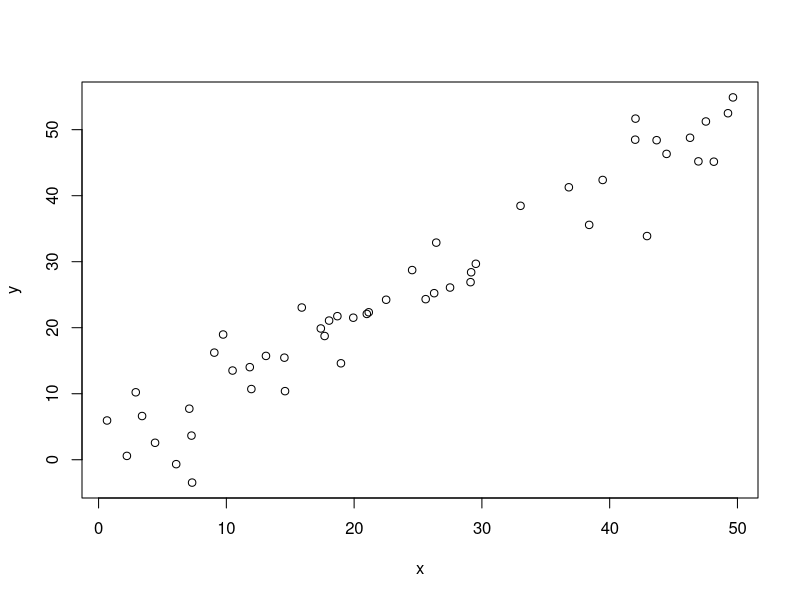
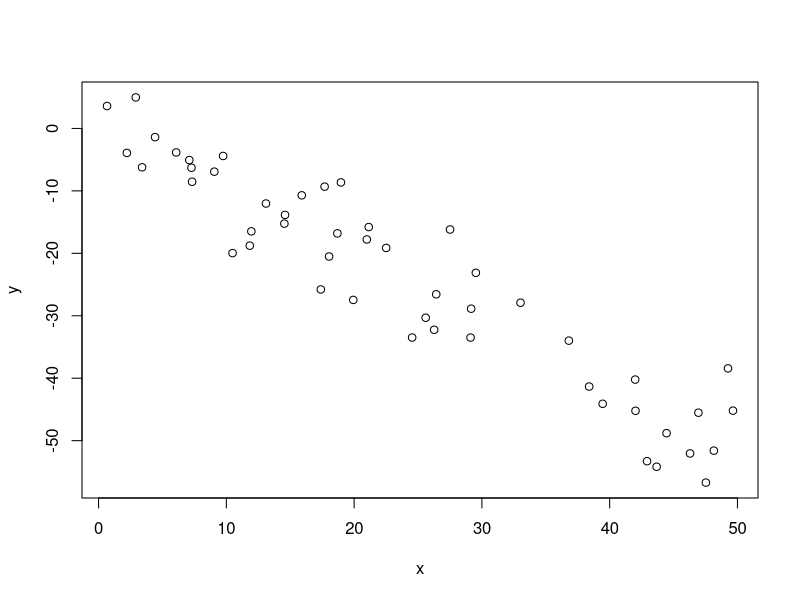
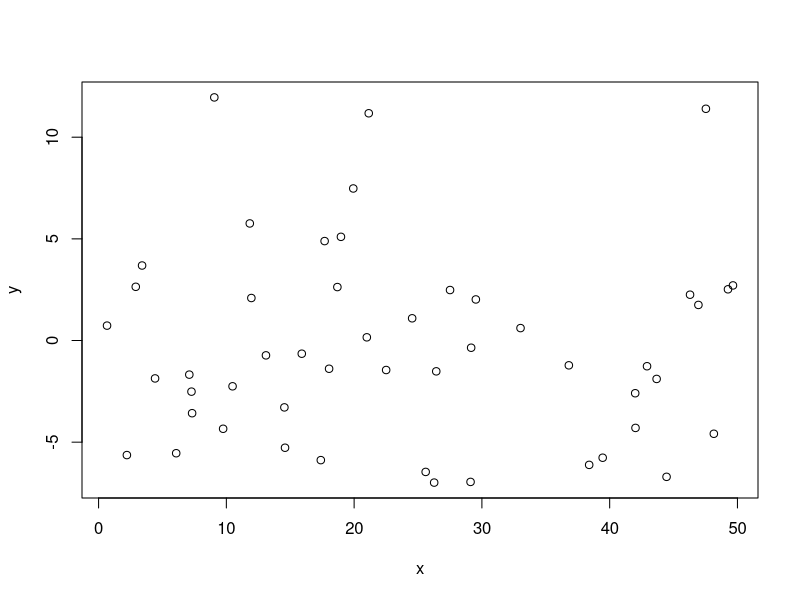
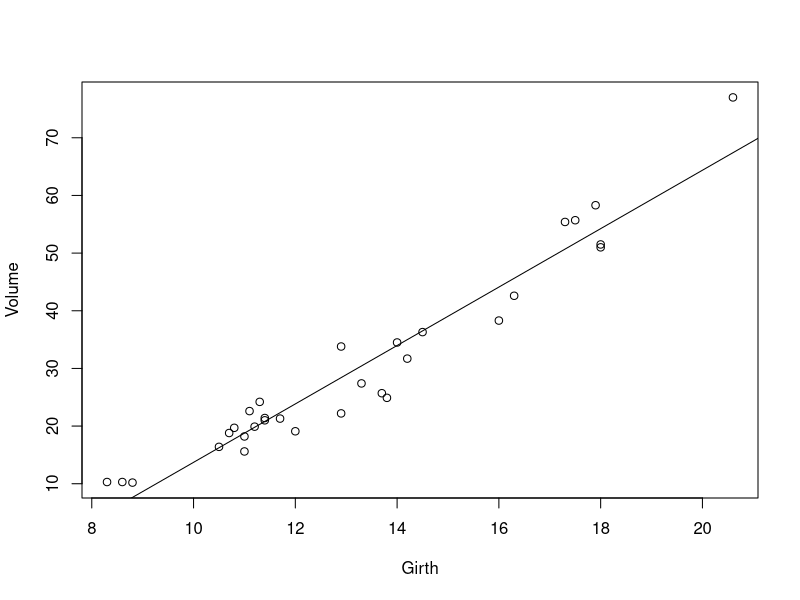
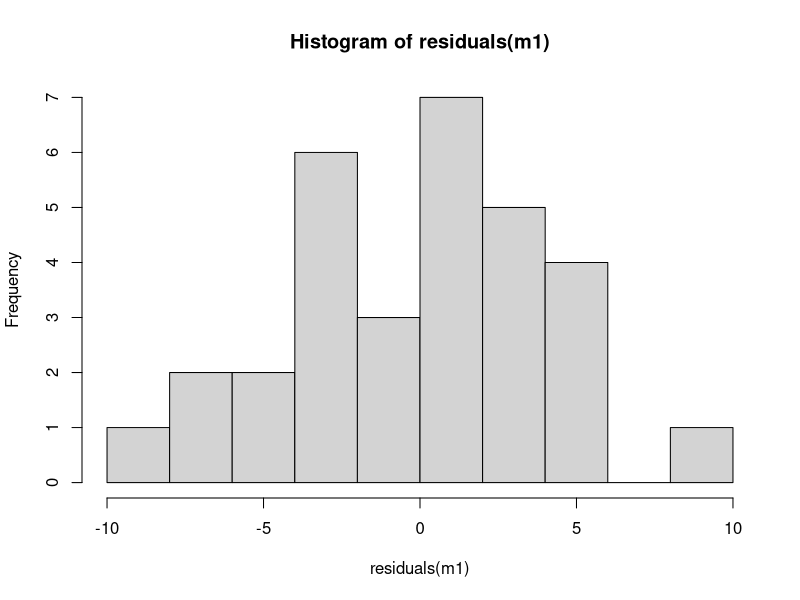
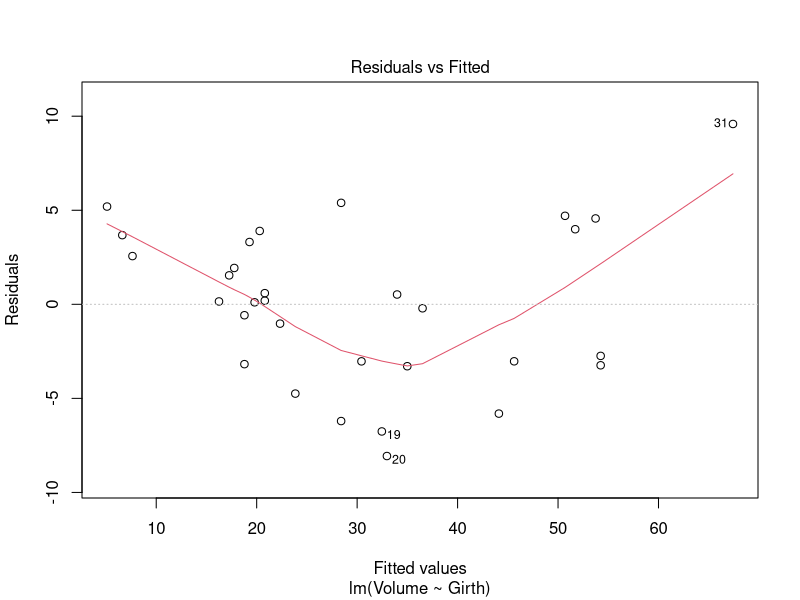
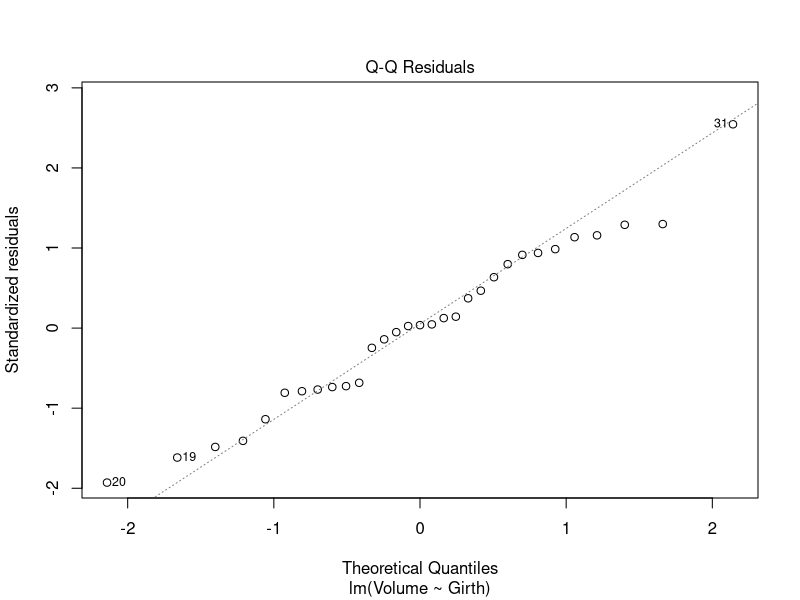
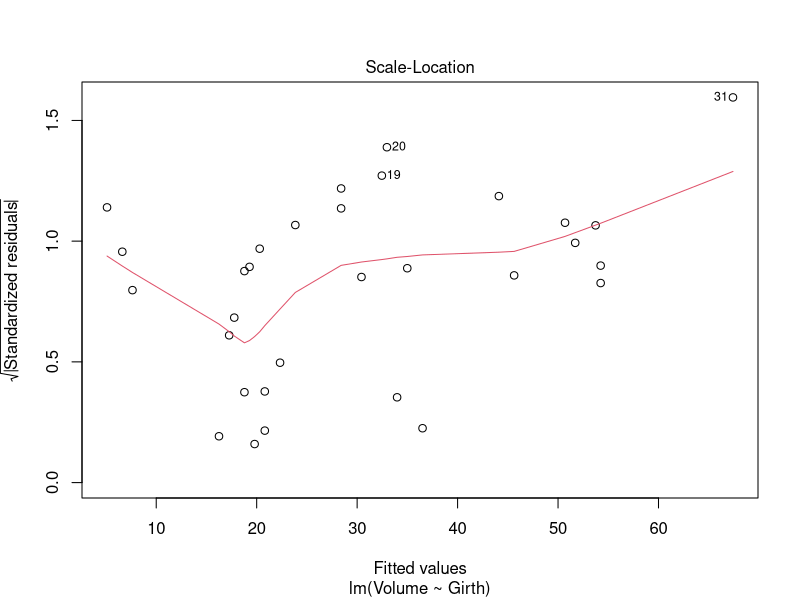

R code for these plots, in order:
## ---- chunk 1
# change working directory: should be the directory containg the Markdown files:
setwd("~/courses/cruk/LinearModelAndExtensions/20180510/Practicals/")

## ---- chunk 2
x = runif(50,0,50)
## ---- chunk 3
y = x + rnorm(50,0,5)
## ---- chunk 4
plot(y~x)
## ---- chunk 5
pearson_cor_coef = cor(x,y)
list("cor"=pearson_cor_coef,"R^2"=pearson_cor_coef^2)
## ---- chunk 6
y = -x + rnorm(50,0,5)
plot(y~x)
pearson_cor_coef = cor(x,y)
list("cor"=pearson_cor_coef,"R^2"=pearson_cor_coef^2)
## ---- chunk 7
y = rnorm(50,0,5)
plot(y~x)
pearson_cor_coef = cor(x,y)
list("cor"=pearson_cor_coef,"R^2"=pearson_cor_coef^2)
## ---- chunk 8
cor.test(x,y)
## ---- chunk 9
plot(Volume~Girth,data=trees)
m1 = lm(Volume~Girth,data=trees)
abline(m1)
cor.test(trees$Volume,trees$Girth)
## ---- chunk 10
summary(m1)
## ---- chunk 11
hist(residuals(m1),breaks=10,col="light grey")
## ---- chunk 12
plot(m1)
## ---- chunk 13
plot(dist~speed,data=cars)
m2 = lm(dist~speed,data=cars)
abline(m2)
summary(m2)
## ---- chunk 14
plot(m2)
## ---- chunk 15
plot(sqrt(dist)~speed,data=cars)
m3 = lm(sqrt(dist)~speed,data=cars)
abline(m3)
plot(m3)
summary(m3)
## ---- chunk 16
plot(log(dist)~log(speed),data=cars)
m4 = lm(log(dist)~log(speed),data=cars)
abline(m4)
plot(m4)
summary(m4)
## ---- chunk 17
m5 = lm(log(dist)~0+log(speed),data=cars)
plot(m5)
summary(m5)
## ---- chunk 18
plot(dist~speed,data=cars)
x = order(cars$speed)
lines(exp(fitted(m5))[x]~cars$speed[x])
## ---- chunk 19
# import
diet = read.csv("data/diet.csv",row.names=1)
diet$weight.loss = diet$initial.weight - diet$final.weight 
# comparison
t.test(weight.loss~diet.type,data=diet[diet$diet.type!="B",],var.equal = TRUE)
summary(aov(weight.loss~diet.type,data=diet[diet$diet.type!="B",]))
summary(lm(weight.loss~diet.type,data=diet[diet$diet.type!="B",]))
